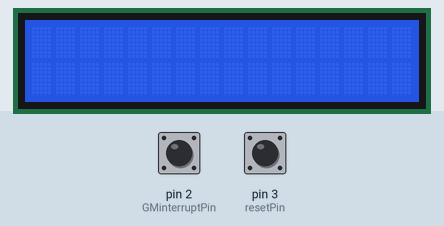
This sketch was run on a simulated Arduino Nano, built with avr-gcc and run on an emulated ATmega328P. On the bench: 16×2 character LCD. The test bench sets the inputs (shaded band); at power-on: pin 2 (GMinterruptPin) HIGH, pin 3 (resetPin) HIGH.

Above: at 1.2 s.
1.3 s: pin 2 (GMinterruptPin) pulled LOW for 0.15 s
At 2.0 s:
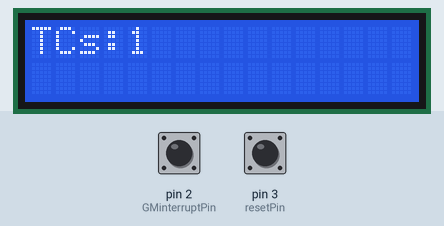
2.9 s: pin 2 (GMinterruptPin) pulled LOW for 1 s
At 4.9 s:
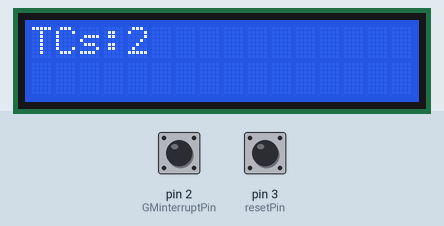
Timing chart, 0 to 6.4 s (numbered marks = the images above; inputs shaded):
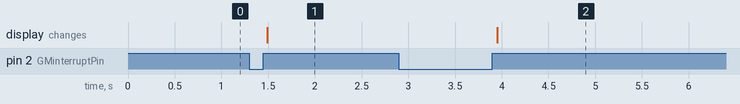

Measured:
- after the input at 1.3 s, the display: changes after 0.19 s (image 1)
- after the input at 2.9 s, the display: changes after 1.1 s (image 2)

The sketch:

Geigercounter.ino
```cpp
#include <Wire.h>
#include <LiquidCrystal_I2C.h>


int GMinterruptPin = 2;
int resetPin = 3;
int calibrationPin = A7;
int buzzerPin = 4;

//double radiationCalibration = 0.0057;
double radiationCalibration = 0.0000000057;

double radiationDose_sievert = 0;

int counts = 0;
int counts_min = 0;

long millis_start;
long time_min_old;

long time_sec;
long time_min;
long time_hour;

String message = "test1";
String secondMessage = "test2";
bool showMessage = false;
bool showSecondMessage = false;

LiquidCrystal_I2C lcd(0x27,16,2);

void setup() {
  // put your setup code here, to run once:
  Serial.begin(9600);
  lcd.init();
  lcd.backlight();
  lcd.clear();
  lcd.setCursor(0,0);
  lcd.print(message);
  lcd.setCursor(0,1);
  lcd.print(secondMessage);
  digitalWrite(buzzerPin,LOW);
  pinMode(GMinterruptPin, INPUT_PULLUP);
  pinMode(resetPin, INPUT_PULLUP);
  attachInterrupt(digitalPinToInterrupt(GMinterruptPin),pulse,RISING);
  millis_start = millis();
  lcd.clear();
}

void loop() {
  // put your main code here, to run repeatedly:
  time_sec = (millis()-millis_start)/1000;
  time_min = time_sec/60;
  time_hour = time_min/60;

  //radiationCalibration = (map(analogRead(calibrationPin),0,1023,50,100))/10000.0;
  //Serial.println("radiationCalibration:"+String(radiationCalibration,4));


  delay(50);

  if(showMessage)
  {
  digitalWrite(buzzerPin,HIGH);
  lcd.setCursor(0,0);
  lcd.print(message);

  digitalWrite(buzzerPin,LOW);
  showMessage = false;
  }

  if(showSecondMessage)
  {
      lcd.setCursor(0,1);
      //lcd.print(secondMessage);
      lcd.print(radiationDose_sievert,9);
      lcd.setCursor(11,1);
      lcd.print(" Sv/h");
      showSecondMessage = false;
  }


  if(time_min>time_min_old)
  {
    radiationDose_sievert = (counts_min*radiationCalibration);
    /*Serial.println((String)time_hour+":"+(String)time_min+":"+(String)time_sec+"|CPM: "+(String)counts_min+"|");
    Serial.print(radiationDose_microsievert,2);
    Serial.println(" uSv/h");*/

  secondMessage = "CPM:"+(String)counts_min+"|"+(String)((double)radiationDose_sievert); //+"Sv/h";
  //radiationDose_sievert = (counts_min*radiationCalibration)/1000000;

  showSecondMessage = true;
  //lcd.setCursor(0,1);
  //lcd.println("radiationCalibration:"+String(radiationCalibration,4));*&

    counts_min = 0;
  }

  if(digitalRead(resetPin) == LOW)
  {
    millis_start = millis();
    counts = 0;
    counts_min = 0;
  }

  time_min_old = time_min;


}

void pulse()
{
  //digitalWrite(buzzerPin,HIGH);
  counts++;
  /*Serial.println("Total counts: "+(String)counts);
  Serial.println("radiationCalibration:"+String(radiationCalibration,4));*/
  message = "TCs:"+(String)counts;
  showMessage = true;
  //lcd.setCursor(0,1);
  //lcd.println("radiationCalibration:"+String(radiationCalibration,4));*/
  counts_min++;

}
```
